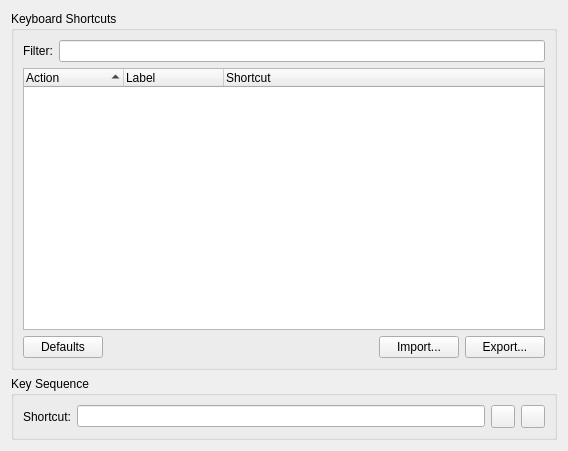
<ui version="4.0" >
 <class>ShortcutConfigWidget</class>
 <widget class="QWidget" name="ShortcutConfigWidget" >
  <property name="geometry" >
   <rect>
    <x>0</x>
    <y>0</y>
    <width>568</width>
    <height>451</height>
   </rect>
  </property>
  <layout class="QVBoxLayout" >
   <item>
    <widget class="QGroupBox" name="groupBox" >
     <property name="title" >
      <string>Keyboard Shortcuts</string>
     </property>
     <layout class="QVBoxLayout" >
      <item>
       <layout class="QHBoxLayout" >
        <item>
         <widget class="QLabel" name="filterLabel" >
          <property name="text" >
           <string>Filter:</string>
          </property>
         </widget>
        </item>
        <item>
         <widget class="QLineEdit" name="filterEdit" />
        </item>
       </layout>
      </item>
      <item>
       <widget class="QTreeWidget" name="actionList" >
        <property name="uniformRowHeights" >
         <bool>true</bool>
        </property>
        <property name="sortingEnabled" >
         <bool>true</bool>
        </property>
        <property name="columnCount" >
         <number>3</number>
        </property>
        <column>
         <property name="text" >
          <string>Action</string>
         </property>
        </column>
        <column>
         <property name="text" >
          <string>Label</string>
         </property>
        </column>
        <column>
         <property name="text" >
          <string>Shortcut</string>
         </property>
        </column>
       </widget>
      </item>
      <item>
       <layout class="QHBoxLayout" >
        <item>
         <widget class="QPushButton" name="defaultButton" >
          <property name="text" >
           <string>Defaults</string>
          </property>
         </widget>
        </item>
        <item>
         <spacer>
          <property name="orientation" >
           <enum>Qt::Horizontal</enum>
          </property>
          <property name="sizeHint" stdset="0" >
           <size>
            <width>40</width>
            <height>20</height>
           </size>
          </property>
         </spacer>
        </item>
        <item>
         <widget class="QPushButton" name="importButton" >
          <property name="text" >
           <string>Import...</string>
          </property>
         </widget>
        </item>
        <item>
         <widget class="QPushButton" name="exportButton" >
          <property name="text" >
           <string>Export...</string>
          </property>
         </widget>
        </item>
       </layout>
      </item>
     </layout>
    </widget>
   </item>
   <item>
    <widget class="QGroupBox" name="keyGroupBox" >
     <property name="title" >
      <string>Key Sequence</string>
     </property>
     <layout class="QVBoxLayout" >
      <item>
       <layout class="QHBoxLayout" >
        <item>
         <widget class="QLabel" name="shortcutLabel" >
          <property name="text" >
           <string>Shortcut:</string>
          </property>
         </widget>
        </item>
        <item>
         <widget class="QLineEdit" name="shortcutEdit" />
        </item>
        <item>
         <widget class="QToolButton" name="resetButton" >
          <property name="toolTip" >
           <string>Reset</string>
          </property>
         </widget>
        </item>
        <item>
         <widget class="QToolButton" name="removeButton" >
          <property name="toolTip" >
           <string>Remove</string>
          </property>
         </widget>
        </item>
       </layout>
      </item>
     </layout>
    </widget>
   </item>
  </layout>
 </widget>
 <resources/>
 <connections/>
</ui>
